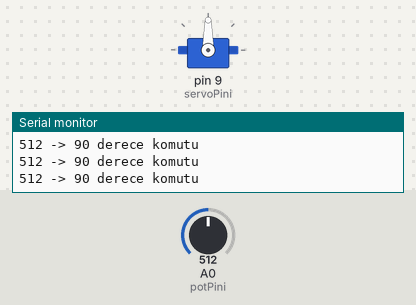
Simulated run of this sketch. Board: Arduino Uno, built with avr-gcc and run on an emulated ATmega328P. On the bench: servo, the last lines printed to the serial monitor. The inputs (shaded band) are chosen by the test bench; at power-on: A0 (potPini) = 512.

Above: at 1.2 s.
1.3 s: A0 (potPini) set to 716
At 2.5 s:
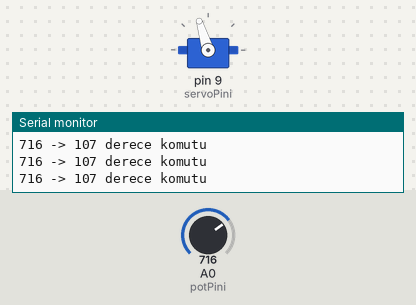
2.8 s: A0 (potPini) set to 991
At 3.2 s:
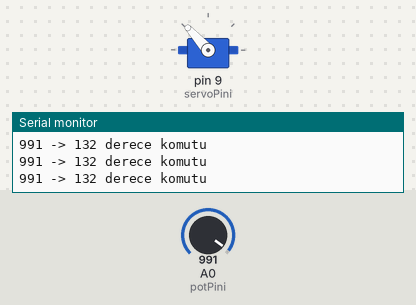
4.3 s: A0 (potPini) set to 1009
At 5.5 s:
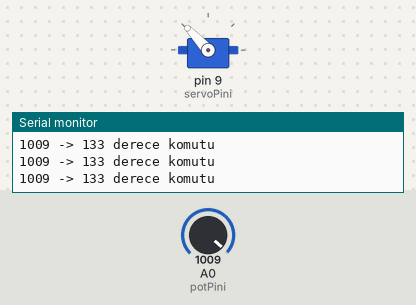
5.8 s: A0 (potPini) set to 306
At 6.5 s:
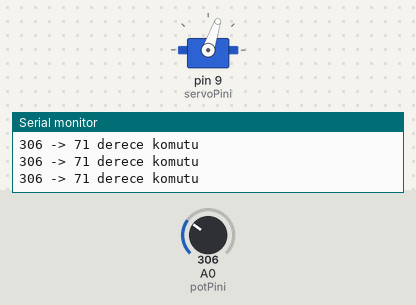
7.3 s: A0 (potPini) set to 110
At 7.7 s:
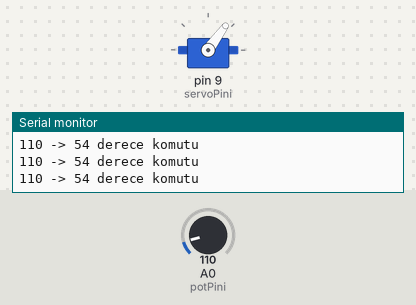
8.8 s: A0 (potPini) set to 91
At 9.5 s:
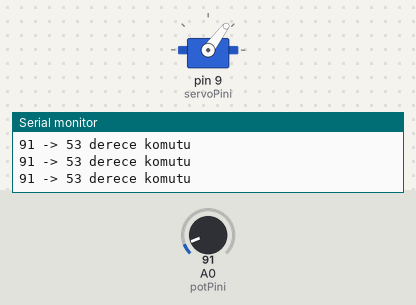
Timing chart, 0 to 11.3 s (numbered marks = the images above; inputs shaded):
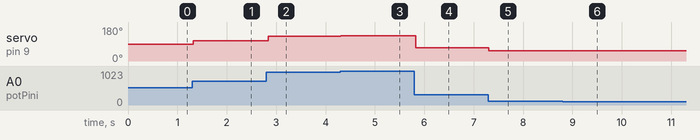

The sketch:

p11_potansiyometreyle_servo.ino
```cpp
#include <Servo.h>
Servo motor;
const byte potPini = A0;
const byte servoPini = 9;
const int adcAlt = 0;
const int adcUst = 1023;
const byte aciAlt = 45;
const byte aciUst = 135;
const byte ortaAci = 90;
const unsigned long haberlesmeHizi = 9600;
const byte beklemeMs = 50;

void setup() {
  motor.attach(servoPini);
  motor.write(ortaAci);
  Serial.begin(haberlesmeHizi);
}

void loop() {
  int okuma = analogRead(potPini);
  int aci = map(okuma, adcAlt, adcUst, aciAlt, aciUst);
  motor.write(aci);
  Serial.print(okuma);
  Serial.print(" -> ");
  Serial.print(aci);
  Serial.println(" derece komutu");
  delay(beklemeMs);
}
```

Measured:
- after the input at 1.3 s, servo on pin 9 (servoPini): 90° → 107° at once
- after the input at 2.8 s, servo on pin 9 (servoPini): 107° → 132° at once
- after the input at 4.3 s, servo on pin 9 (servoPini): 132° → 133° at once
- after the input at 5.8 s, servo on pin 9 (servoPini): 133° → 71° at once
- after the input at 7.3 s, servo on pin 9 (servoPini): 71° → 54° at once
- after the input at 8.8 s, servo on pin 9 (servoPini): 54° → 53° at once
